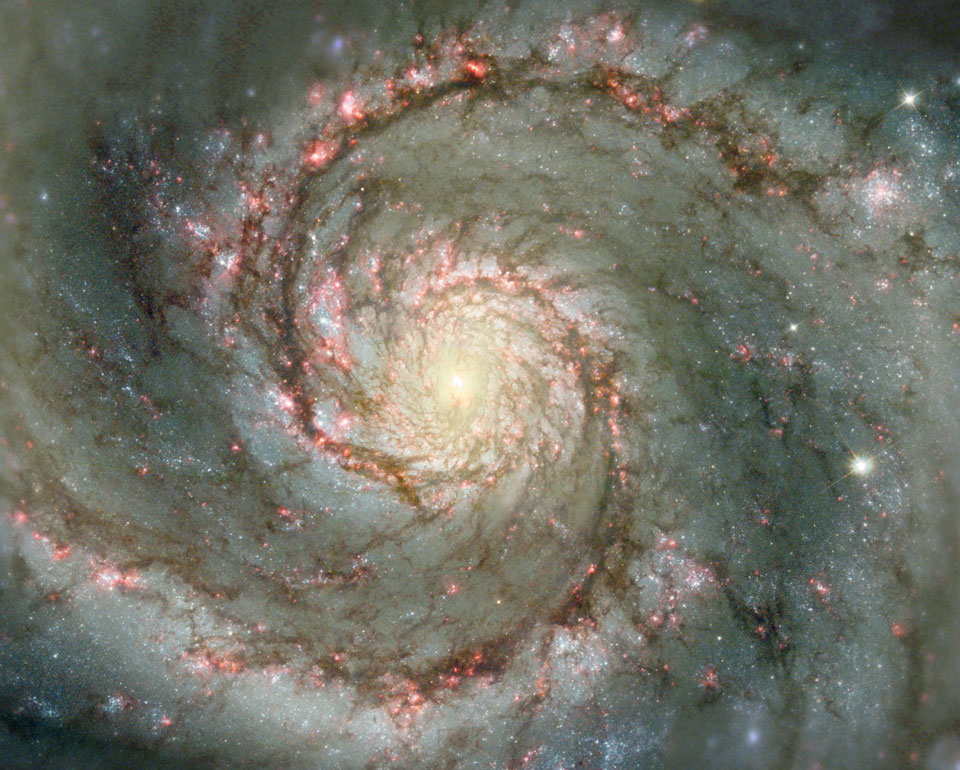
#> input picture M51_hw.jpg, 960 x 770 px
$ python 'prob 6-4.py'
#> lines starting #> are read from the running program, lines starting #| are printed output that depends on the picture
# -*- coding: utf-8 -*-
"""

@author: Canopus
"""
#Hw6-4


import numpy as np
from numpy import *
import matplotlib.pyplot as plt
from scipy import ndimage

#read image
img=plt.imread('M51_hw.jpg')
#> img is the input picture: shape (770, 960, 3); mean R, G, B 113.9, 113.2, 102.2

lx,ly,lz=img.shape
#> lx = 770; ly = 960; lz = 3

R=img[:,:,0]
G=img[:,:,1]
B=img[:,:,2]

RF=np.fft.fft2(R)
GF=np.fft.fft2(G)
BF=np.fft.fft2(B)

RF_shift=np.fft.fftshift(RF)
GF_shift=np.fft.fftshift(GF)
BF_shift=np.fft.fftshift(BF)

kx=np.fft.fftfreq(ly,1./ly)
ky=np.fft.fftfreq(lx,1./lx)
kx_shift=np.fft.fftshift(kx)
#> kx_shift = 960 values from -480 to 479
ky_shift=np.fft.fftshift(ky)
#> ky_shift = 770 values from -385 to 384


Rp=abs(RF)**2
Rp_shift=abs(RF_shift)**2
Rp[0,0],Rp_shift[0,0]=1.e-10,1.e-10
#> Rp: shape (770, 960) float64; min 1e-10, max 1.27e+14, mean 1.25e+09
#> Rp_shift: shape (770, 960) float64; min 1e-10, max 7.09e+15, mean 1.08e+10
lRp=np.log10(Rp)
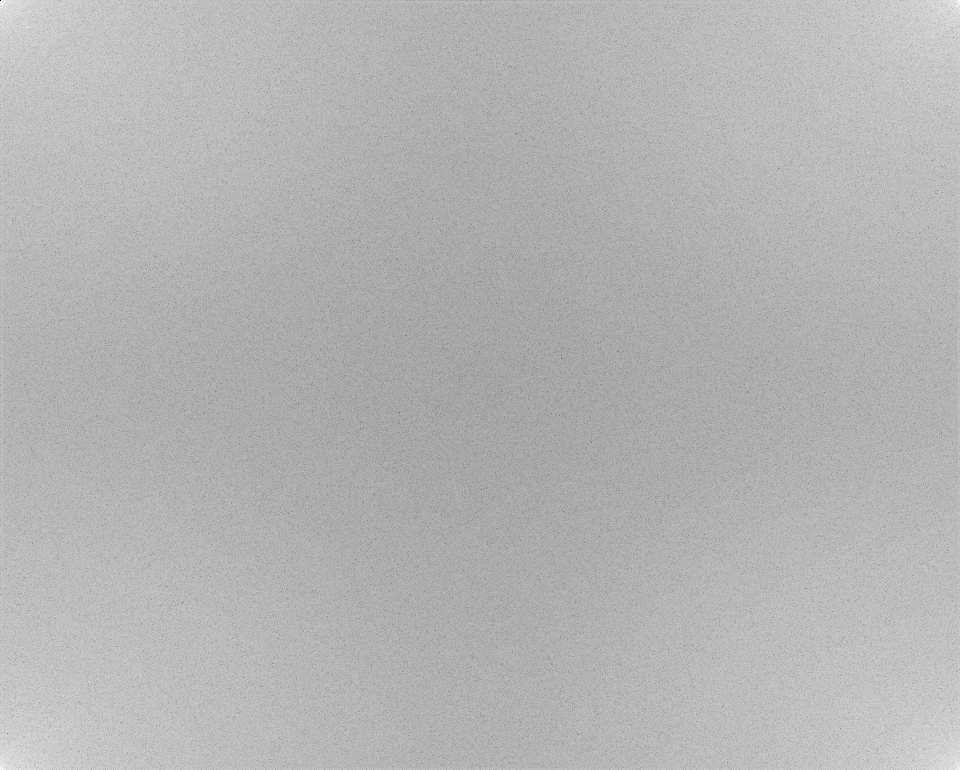
#> lRp: shape (770, 960) float64; min -10, max 14.1, mean 7.05; drawn with min black and max white
lRp_shift=np.log10(Rp_shift)
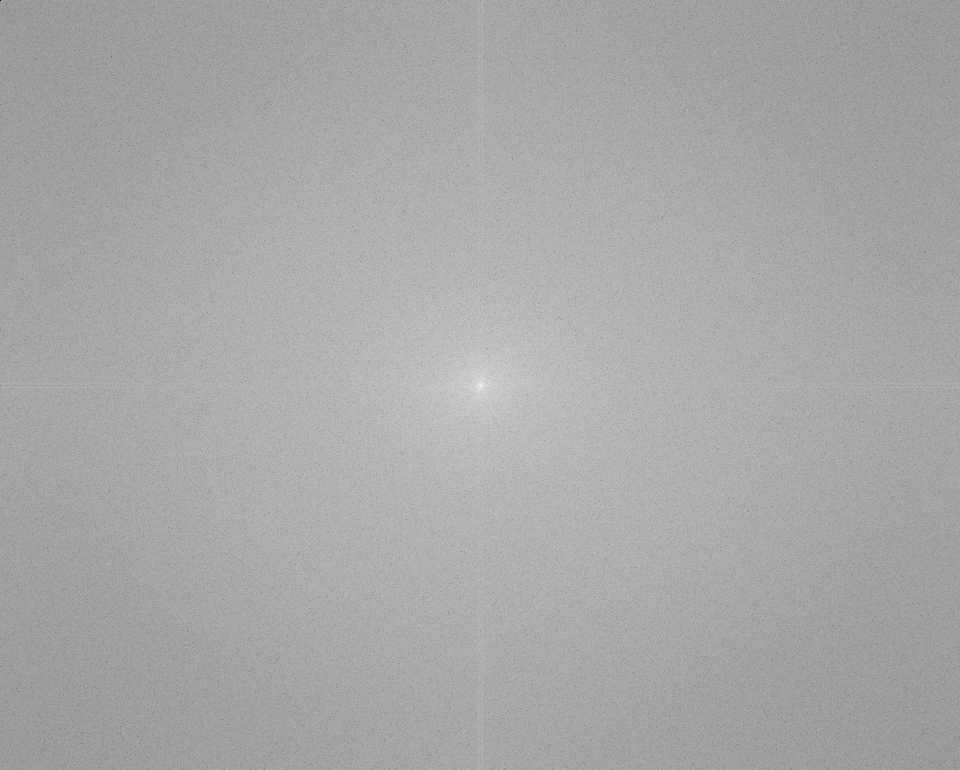
#> lRp_shift: shape (770, 960) float64; min -10, max 15.85, mean 7.05; drawn with min black and max white

Gp=abs(GF)**2
Gp_shift=abs(GF_shift)**2
Gp[0,0],Gp_shift[0,0]=1.e-10,1.e-10
#> Gp: shape (770, 960) float64; min 1e-10, max 5.82e+13, mean 865811252.7
#> Gp_shift: shape (770, 960) float64; min 1e-10, max 7e+15, mean 1.03e+10
lGp=np.log10(Gp)
lGp_shift=np.log10(Gp_shift)

Bp=abs(BF)**2
Bp_shift=abs(BF_shift)**2
Bp[0,0],Bp_shift[0,0]=1.e-10,1.e-10
#> Bp: shape (770, 960) float64; min 1e-10, max 3.7e+13, mean 869503548.2
#> Bp_shift: shape (770, 960) float64; min 1e-10, max 5.71e+15, mean 8.59e+09
lBp=np.log10(Bp)
lBp_shift=np.log10(Bp_shift)


Rkr=np.zeros((lx,ly))
for i in range(lx):
   for j in range(ly):
       Rkr[i,j]=sqrt(kx_shift[j]**2+ky_shift[i]**2)
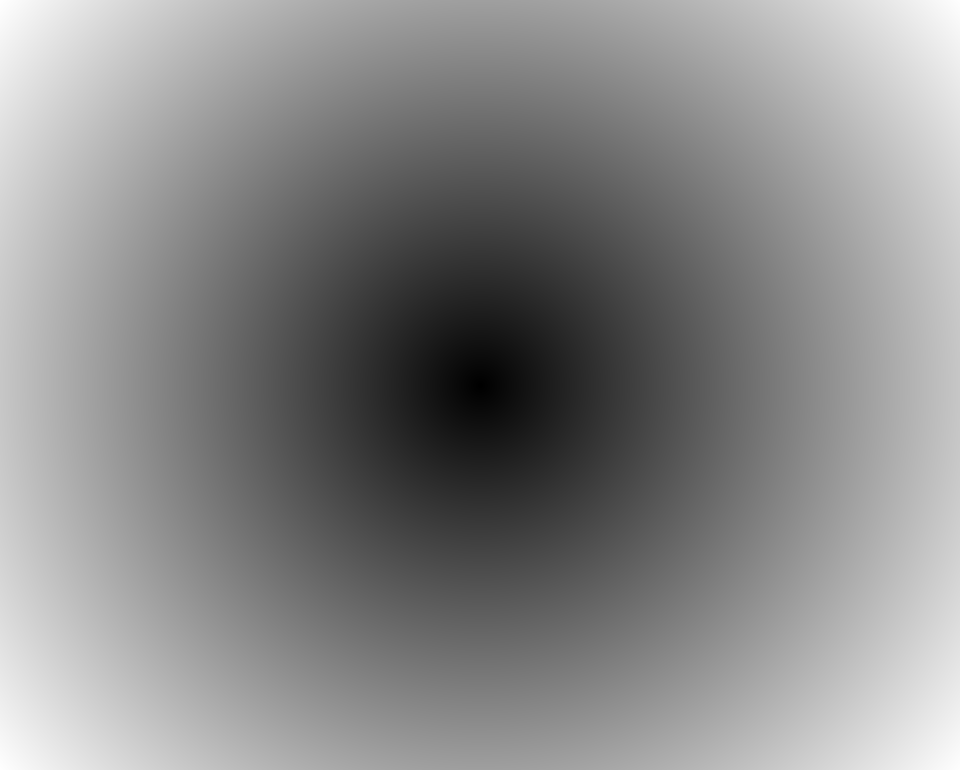
#> Rkr: shape (770, 960) float64; min 0, max 615.3, mean 332.2; drawn with min black and max white

plt.subplot(321),plt.pcolormesh(kx_shift,ky_shift,lRp_shift), plt.axis('equal'),plt.xlabel('kx_shift'),plt.ylabel('ky_shift'),\
plt.subplot(323),plt.pcolormesh(kx_shift,ky_shift,lGp_shift),plt.axis('equal'),plt.xlabel('kx_shift'),plt.ylabel('ky_shift'),\
plt.subplot(325),plt.pcolormesh(kx_shift,ky_shift,lBp_shift),\
plt.axis('equal'),plt.xlabel('kx_shift'),plt.ylabel('ky_shift'),\
plt.subplot(322),plt.plot(Rkr,lRp_shift,'ro'),plt.xlabel('Kr'),plt.ylabel('log10(power)'),plt.subplot(324),plt.plot(Rkr,lGp_shift,'go'),plt.xlabel('Kr'),plt.ylabel('log10(power)'),plt.subplot(326),plt.plot(Rkr,lBp_shift,'bo'),plt.xlabel('Kr'),plt.ylabel('log10(power)'),plt.savefig('Hw6-4-(a)2.png')
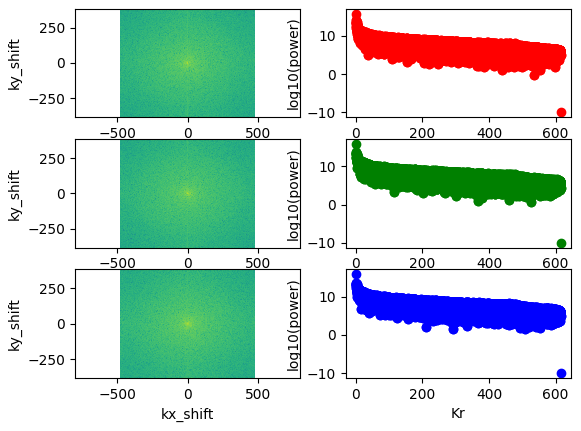
#> figure drawn by matplotlib, 6 panels


#%% (b)
kcut=30
X,Y=np.ogrid[0:lx,0:ly]
#> X = 770 values from 0 to 769

mask1=(X-lx/2.)**2+(Y-ly/2.)**2 > kcut**2

RFmask, GFmask, BFmask = RF_shift,GF_shift, BF_shift

RFmask[mask1]= 1.e-10*complex(1,1)
GFmask[mask1]= 1.e-10*complex(1,1)
BFmask[mask1]= 1.e-10*complex(1,1)

iFRshift=np.fft.ifftshift(RFmask)
iFGshift=np.fft.ifftshift(GFmask)
iFBshift=np.fft.ifftshift(BFmask)

iFR=np.fft.ifft2(iFRshift)
iFG=np.fft.ifft2(iFGshift)
iFB=np.fft.ifft2(iFBshift)

img1=np.zeros((lx,ly,lz))
img1[:,:,0],img1[:,:,1],img1[:,:,2]=iFR.real.astype(np.int8),iFG.real.astype(np.int8),iFB.real.astype(np.int8)
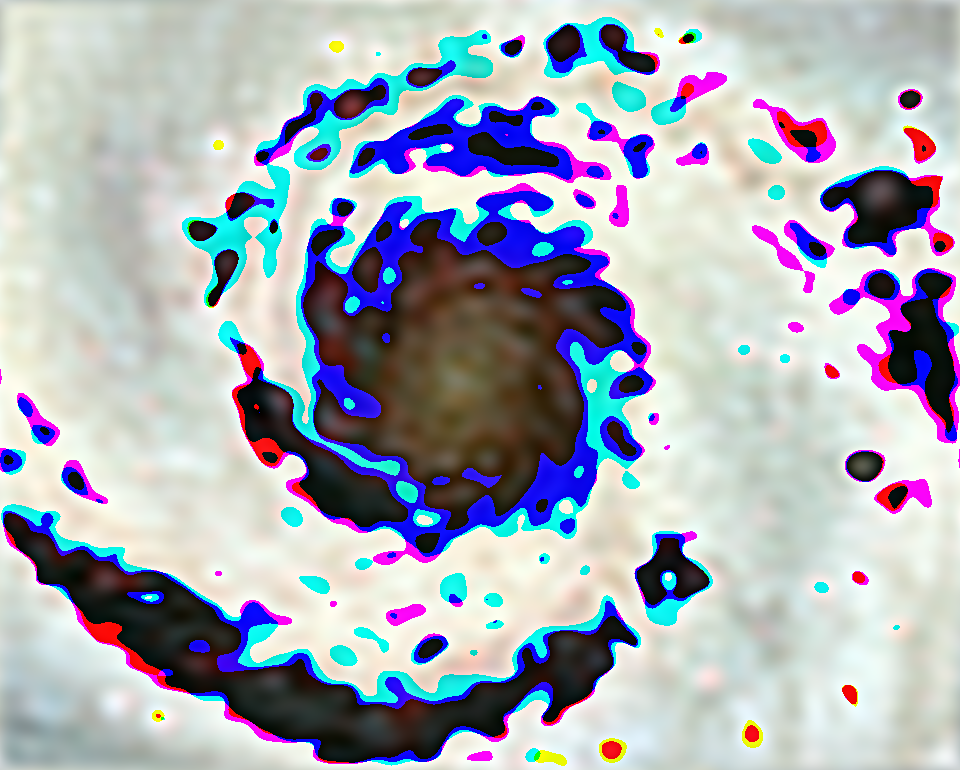
#> img1: shape (770, 960, 3) float64; mean of channels 0, 1, 2 39.5, 43.8, 54.9; drawn with min black and max white

plt.figure(figsize=(10,8)),plt.imshow(-img1),plt.savefig('Hw6-4(b).png')
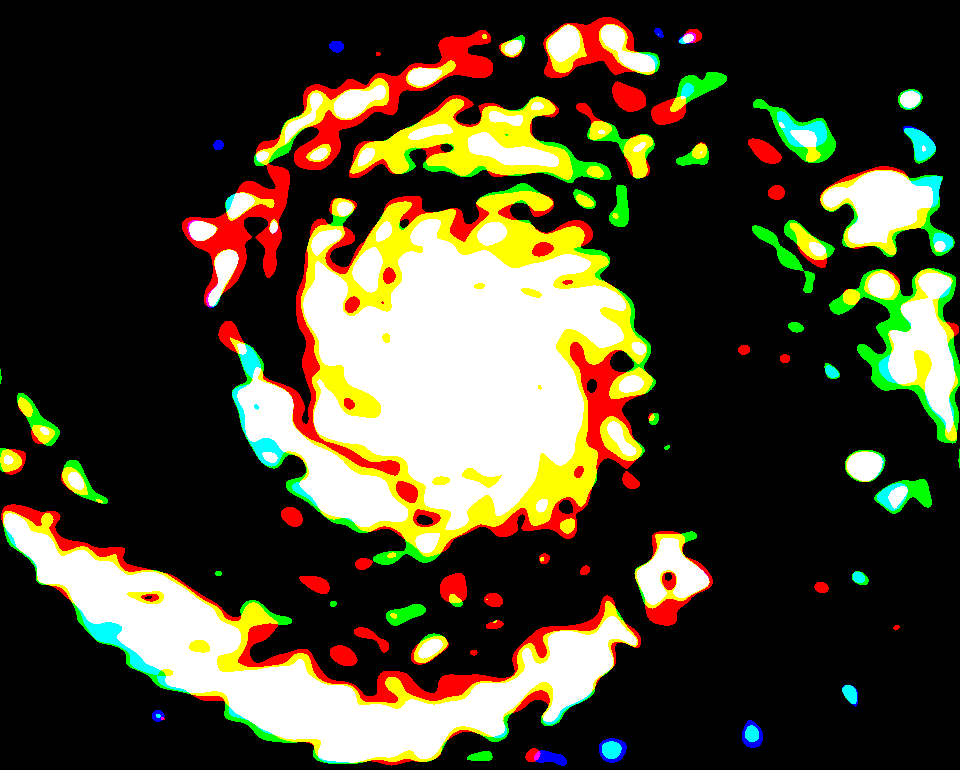
#> shown: shape (770, 960, 3) float64; mean R, G, B 0.289, 0.269, 0.183
#%%    (c)
mask2=(X-lx/2.)**2+(Y-ly/2.)**2 <= kcut**2
RFmask, GFmask, BFmask = RF_shift,GF_shift, BF_shift

RFmask[mask2]= 1.e-10*complex(1,1)
GFmask[mask2]= 1.e-10*complex(1,1)
BFmask[mask2]= 1.e-10*complex(1,1)

iFRshift=np.fft.ifftshift(RFmask)
iFGshift=np.fft.ifftshift(GFmask)
iFBshift=np.fft.ifftshift(BFmask)

iFR=np.fft.ifft2(iFRshift)
iFG=np.fft.ifft2(iFGshift)
iFB=np.fft.ifft2(iFBshift)

img2=np.zeros((lx,ly,lz))
img2[:,:,0],img2[:,:,1],img2[:,:,2]=iFR.real.astype(np.int8),iFG.real.astype(np.int8),iFB.real.astype(np.int8)
#> img2: shape (770, 960, 3) float64; every value is 0

plt.figure(figsize=(10,8)),plt.imshow(img2),plt.savefig('Hw6-4(c).png')
